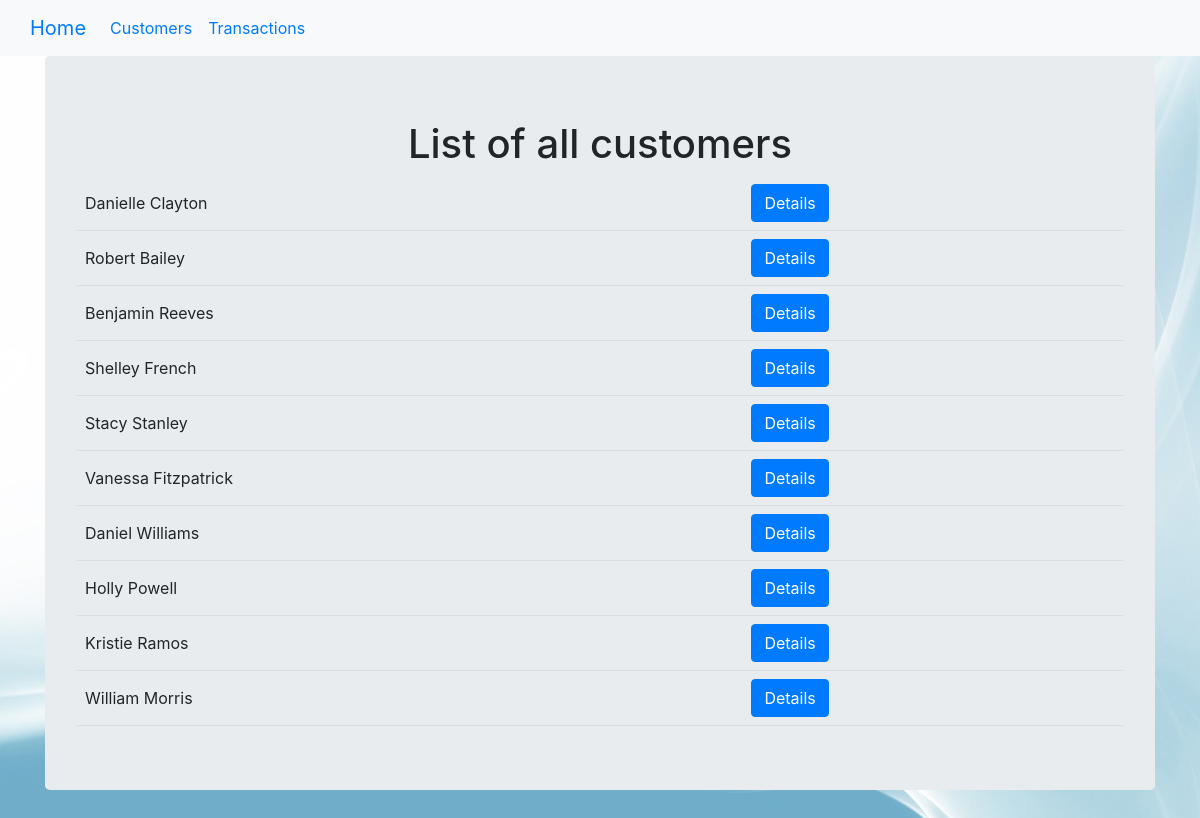
/users/, run on the app's committed database.
### Users/models.py (models this page shows, shortened)
class Users(models.Model):
    name = models.CharField(max_length=128)
    email = models.EmailField(max_length=128, unique=True)
    gender = models.CharField(max_length=1)
    address = models.CharField(max_length=256)
    date_of_birth = models.DateField(max_length=128)
    balance = models.FloatField()

### Users/views.py (the view)
# urls.py: path('',views.UserListView.as_view(),name="list"),
class UserListView(ListView):
    context_object_name = 'users'
    model = models.Users

### Users/templates/Users/users_list.html
{% extends 'base.html' %}
{% block body_block %}
    <div class="jumbotron">
        <h1 class="d-flex justify-content-center">List of all customers</h1>
        <table>
            <tbody>
                {% for user in users %}
                <tr>
                    <td>{{ user.name }}</td>
                    <td><a class="btn btn-primary" href="{{ user.id }}">Details</a></td>
                </tr>
                {% endfor %}
            </tbody>
        </table>
    </div>
{% endblock %}

### static/css/styles.css (style rules this page uses)
body { background: url('../images/background.jpg') no-repeat center center fixed; background-size: cover; }
table { border-collapse: collapse; width: 100%; }
th, td { padding: 8px; text-align: left; border-bottom: 1px solid #ddd; }

### data on the page
Users: name "Danielle Clayton"
Users: name "Robert Bailey"
Users: name "Benjamin Reeves"
Users: name "Shelley French"
Users: name "Stacy Stanley"
Users: name "Vanessa Fitzpatrick"
Users: name "Daniel Williams"
Users: name "Holly Powell"
Users: name "Kristie Ramos"
Users: name "William Morris"
